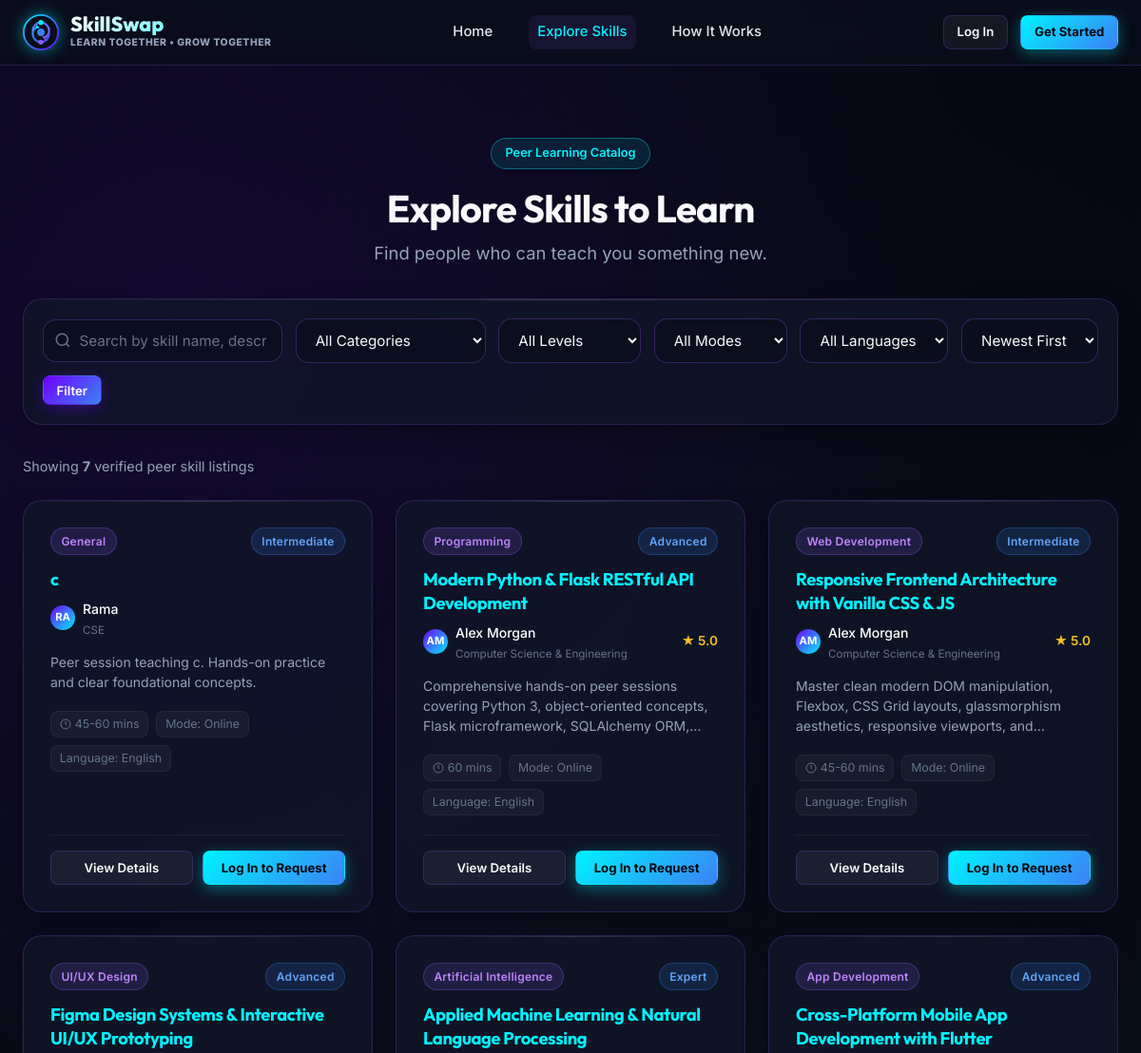
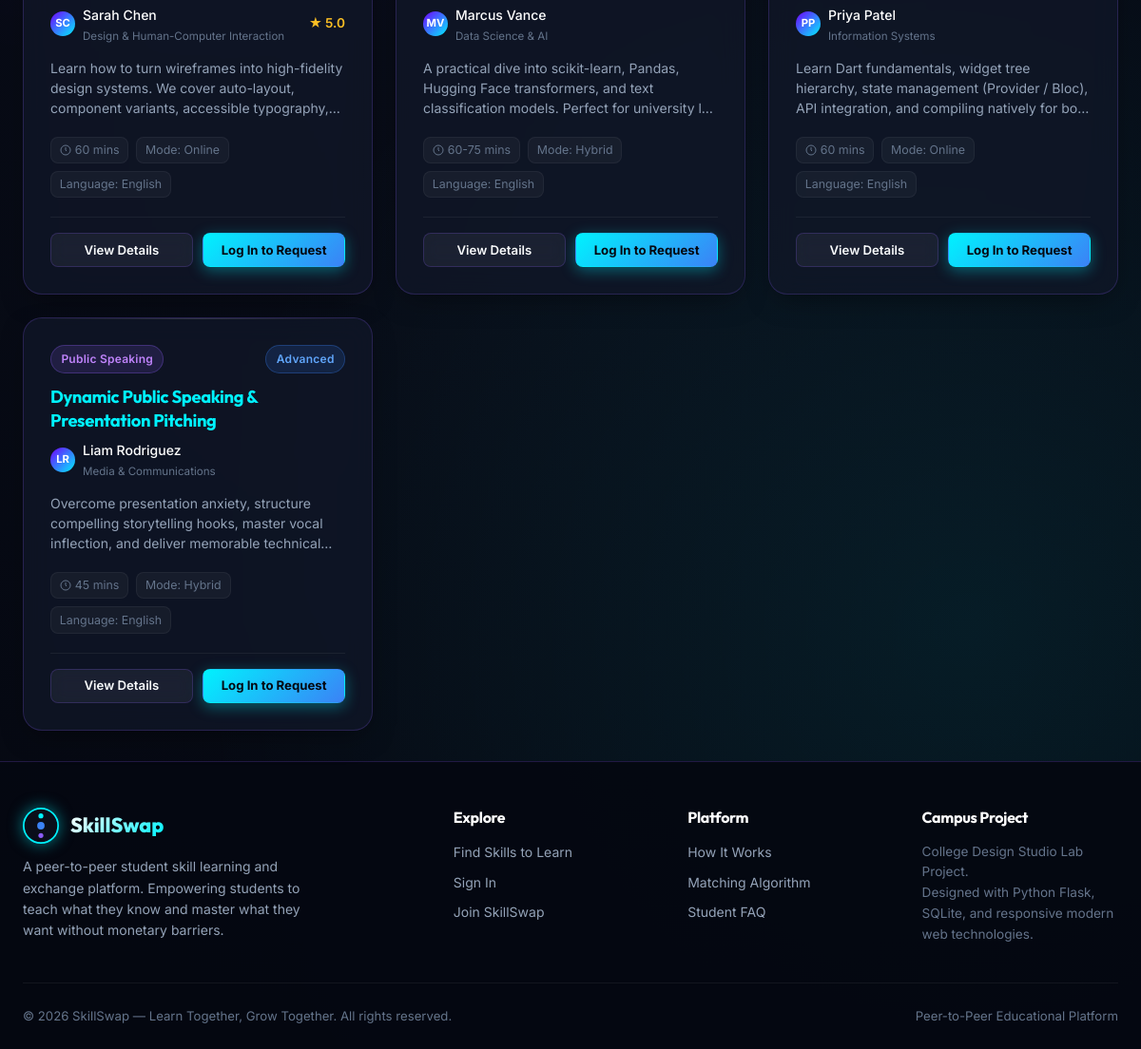
Page /learn on the committed database (2 pictures, top to bottom).
### models.py (models this page shows, shortened)
class Skill(db.Model):
    __tablename__ = 'skills'
    id = db.Column(db.Integer, primary_key=True)
    user_id = db.Column(db.Integer, db.ForeignKey('users.id'), nullable=False, index=True)
    title = db.Column(db.String(120), nullable=False)
    category = db.Column(db.String(60), nullable=False, index=True)
    description = db.Column(db.Text, nullable=False)
    experience_level = db.Column(db.String(50), nullable=False, default='Intermediate')  # Beginner, Intermediate, Advanced, Expert
    teaching_language = db.Column(db.String(50), default='English')
    learning_mode = db.Column(db.String(50), default='Online')  # Online, In-Person, Hybrid
    session_duration = db.Column(db.String(50), default='45-60 mins')
    available_days = db.Column(db.String(120), default='Weekdays')
    available_times = db.Column(db.String(120), default='Evenings')
    resources = db.Column(db.Text, default='Course notes, code templates, practice exercises')
    outcomes = db.Column(db.Text, default='Build a portfolio project and gain conceptual mastery')
    status = db.Column(db.String(20), default='active', index=True)  # active, paused
    created_at = db.Column(db.DateTime, default=get_utc_now)
    requests_as_teach = db.relationship('ExchangeRequest', backref='teach_skill', foreign_keys='ExchangeRequest.teach_skill_id', lazy='dynamic')
    requests_as_learn = db.relationship('ExchangeRequest', backref='learn_skill', foreign_keys='ExchangeRequest.learn_skill_id', lazy='dynamic')
    @property
    def rating_summary(self):
        req_ids = [r.id for r in ExchangeRequest.query.filter_by(learn_skill_id=self.id, status='completed').all()]
        if not req_ids:
            return self.teacher.average_rating
        skill_reviews = Review.query.filter(Review.exchange_request_id.in_(req_ids)).all()
        if not skill_reviews:
            return self.teacher.average_rating
        return round(sum(r.rating for r in skill_reviews) / len(skill_reviews), 1)

class User(db.Model):
    __tablename__ = 'users'
    id = db.Column(db.Integer, primary_key=True)
    full_name = db.Column(db.String(100), nullable=False)
    username = db.Column(db.String(50), unique=True, nullable=False, index=True)
    email = db.Column(db.String(120), unique=True, nullable=False, index=True)
    password_hash = db.Column(db.String(255), nullable=False)
    institution = db.Column(db.String(150), default='University Campus')
    department = db.Column(db.String(100), default='Computer Science')
    biography = db.Column(db.Text, default='Passionate learner and peer mentor.')
    profile_image = db.Column(db.String(255), default='avatar_default')
    preferred_mode = db.Column(db.String(50), default='Online')  # Online, In-Person, Hybrid
    preferred_language = db.Column(db.String(50), default='English')
    availability_days = db.Column(db.String(100), default='Monday, Wednesday, Friday')
    availability_times = db.Column(db.String(100), default='Evening (5 PM - 8 PM)')
    notify_email = db.Column(db.Boolean, default=True)
    notify_requests = db.Column(db.Boolean, default=True)
    profile_visibility = db.Column(db.String(20), default='public')
    created_at = db.Column(db.DateTime, default=get_utc_now)
    skills_taught = db.relationship('Skill', backref='teacher', cascade="all, delete-orphan", foreign_keys='Skill.user_id', lazy='dynamic')
    learning_interests = db.relationship('LearningInterest', backref='user', cascade="all, delete-orphan", lazy='dynamic')
    sent_requests = db.relationship('ExchangeRequest', backref='sender', foreign_keys='ExchangeRequest.sender_id', lazy='dynamic')
    received_requests = db.relationship('ExchangeRequest', backref='recipient', foreign_keys='ExchangeRequest.recipient_id', lazy='dynamic')
    reviews_given = db.relationship('Review', backref='reviewer', foreign_keys='Review.reviewer_id', lazy='dynamic')
    reviews_received = db.relationship('Review', backref='reviewed_user', foreign_keys='Review.reviewed_user_id', lazy='dynamic')
    @property
    def initials(self):
        parts = self.full_name.strip().split()
        if len(parts) >= 2:
            return f"{parts[0][0]}{parts[-1][0]}".upper()
        elif len(parts) == 1 and len(parts[0]) > 0:
            return parts[0][:2].upper()
        return "SS"
    @property
    def average_rating(self):
        reviews = list(self.reviews_received)
        if not reviews:
            return None
        return round(sum(r.rating for r in reviews) / len(reviews), 1)

class Review(db.Model):
    __tablename__ = 'reviews'
    id = db.Column(db.Integer, primary_key=True)
    exchange_request_id = db.Column(db.Integer, db.ForeignKey('exchange_requests.id'), nullable=False, index=True)
    reviewer_id = db.Column(db.Integer, db.ForeignKey('users.id'), nullable=False, index=True)
    reviewed_user_id = db.Column(db.Integer, db.ForeignKey('users.id'), nullable=False, index=True)
    rating = db.Column(db.Integer, nullable=False)  # 1 to 5
    comment = db.Column(db.Text, nullable=False)
    created_at = db.Column(db.DateTime, default=get_utc_now)

### app.py (the view, shortened to what this page needs)
@app.route('/learn')
def learn():
    query = Skill.query.filter_by(status='active')
    current_uid = session.get('user_id')
    if current_uid:
        query = query.filter(Skill.user_id != current_uid)
    search = request.args.get('search', '').strip()
    category = request.args.get('category', '').strip()
    level = request.args.get('level', '').strip()
    mode = request.args.get('mode', '').strip()
    language = request.args.get('language', '').strip()
    sort = request.args.get('sort', 'newest')
    if category and category != 'All':
        query = query.filter(Skill.category == category)
    if level and level != 'All':
        query = query.filter(Skill.experience_level == level)
    if mode and mode != 'All':
        query = query.filter(Skill.learning_mode == mode)
    if language and language != 'All':
        query = query.filter(Skill.teaching_language == language)
    if sort == 'newest':
        query = query.order_by(Skill.created_at.desc())
    elif sort == 'oldest':
        query = query.order_by(Skill.created_at.asc())
    elif sort == 'title':
        query = query.order_by(Skill.title.asc())
    skills = query.all()
    categories = [
        "All", "Programming", "Web Development", "App Development",
        "Data Science", "Artificial Intelligence", "UI/UX Design",
        "Graphic Design", "Video Editing", "Communication",
        "Public Speaking", "Languages", "Mathematics", "Business", "Other"
    ]
    return render_template(
        'learn.html',
        skills=skills,
        categories=categories,
        current_search=search,
        current_category=category,
        current_level=level,
        current_mode=mode,
        current_language=language,
        current_sort=sort,
        total_count=len(skills)
    )

### templates/learn.html (shortened to what this page needs)
{% extends "base.html" %}
{% block content %}
<div class="container">
  <div style="margin-bottom: 2rem; text-align: center;">
    <div style="display: inline-flex; align-items: center; gap: 0.5rem; background: rgba(0, 242, 254, 0.1); border: 1px solid var(--border-glass-bright); padding: 0.35rem 0.9rem; border-radius: var(--radius-full); margin-bottom: 1rem;">
      <span style="color: var(--cyan-highlight); font-size: 0.8rem; font-weight: 600;">Peer Learning Catalog</span>
    </div>
    <h1 style="font-size: 2.5rem; margin-bottom: 0.5rem;">Explore Skills to Learn</h1>
    <p class="lead-text" style="margin: 0 auto;">Find people who can teach you something new.</p>
  </div>
  <div class="glass-card filter-toolbar">
    <form action="{{ url_for('learn') }}" method="GET" id="learn-filter-form">
      <div class="filter-row">
        <div class="search-input-wrapper">
          <svg class="search-icon" width="18" height="18" viewBox="0 0 24 24" fill="none" stroke="currentColor" stroke-width="2"><circle cx="11" cy="11" r="8"></circle><line x1="21" y1="21" x2="16.65" y2="16.65"></line></svg>
          <input
            type="text"
            name="search"
            class="form-control search-input"
            placeholder="Search by skill name, description, or teacher..."
            value="{{ current_search }}"
          >
        </div>
        <div style="min-width: 170px;">
          <select name="category" class="form-control auto-filter-select">
            <option value="">All Categories</option>
          </select>
        </div>
        <div style="min-width: 150px;">
          <select name="level" class="form-control auto-filter-select">
            <option value="">All Levels</option>
          </select>
        </div>
        <div style="min-width: 140px;">
          <select name="mode" class="form-control auto-filter-select">
            <option value="">All Modes</option>
          </select>
        </div>
        <div style="min-width: 130px;">
          <select name="language" class="form-control auto-filter-select">
            <option value="">All Languages</option>
          </select>
        </div>
        <div style="min-width: 140px;">
          <select name="sort" class="form-control auto-filter-select">
            <option value="newest" {% if current_sort == 'newest' %}selected{% endif %}>Newest First</option>
          </select>
        </div>
        <button type="submit" class="btn btn-primary btn-sm">Filter</button>
      </div>
    </form>
  </div>
  <div style="margin-bottom: 1.5rem; display: flex; justify-content: space-between; align-items: center;">
    <span style="font-size: 0.9rem; color: var(--text-muted);">
      Showing <strong>{{ total_count }}</strong> verified peer skill listings
    </span>
  </div>
  {% if skills %}
    <div class="skills-grid">
      {% for skill in skills %}
        <div class="glass-card glass-card-hover skill-card">
          <div class="skill-card-header">
            <span class="badge badge-category">{{ skill.category }}</span>
            <span class="badge badge-level">{{ skill.experience_level }}</span>
          </div>
          <h2 class="skill-title">
            <a href="{{ url_for('skill_details', skill_id=skill.id) }}">{{ skill.title }}</a>
          </h2>
          <div class="skill-teacher-meta">
            <div class="teacher-avatar-mini">{{ skill.teacher.initials }}</div>
            <div>
              <a href="{{ url_for('public_profile', username=skill.teacher.username) }}" style="font-size: 0.875rem; color: #fff; font-weight: 500;">
                {{ skill.teacher.full_name }}
              </a>
              <div style="font-size: 0.725rem; color: var(--text-dim);">{{ skill.teacher.department }}</div>
            </div>
            {% if skill.rating_summary %}
              <div style="margin-left: auto; display: flex; align-items: center; gap: 3px; font-size: 0.85rem; color: #FBBF24; font-weight: 600;">
                <span>★</span>
                <span>{{ skill.rating_summary }}</span>
              </div>
            {% endif %}
          </div>
          <p class="skill-desc">{{ skill.description }}</p>
          <div class="skill-meta-tags">
            <span class="skill-meta-item">
              <svg width="12" height="12" viewBox="0 0 24 24" fill="none" stroke="currentColor" stroke-width="2"><circle cx="12" cy="12" r="10"></circle><polyline points="12 6 12 12 14 14"></polyline></svg>
              {{ skill.session_duration }}
            </span>
            <span class="skill-meta-item">Mode: {{ skill.learning_mode }}</span>
            <span class="skill-meta-item">Language: {{ skill.teaching_language }}</span>
          </div>
          <div class="skill-card-actions">
            <a href="{{ url_for('skill_details', skill_id=skill.id) }}" class="btn btn-secondary btn-sm" style="flex: 1;">
              View Details
            </a>
            {% if current_user %}
              {% if current_user.id != skill.user_id %}
                <button
                  type="button"
                  class="btn btn-cyan btn-sm open-learn-request-btn"
                  data-skill-id="{{ skill.id }}"
                  data-skill-title="{{ skill.title }}"
                  data-teacher-name="{{ skill.teacher.full_name }}"
                  style="flex: 1;"
                >
                  Request to Learn
                </button>
              {% else %}
                <span class="badge badge-accepted" style="flex: 1; justify-content: center; padding: 0.4rem;">Your Listing</span>
              {% endif %}
            {% else %}
              <a href="{{ url_for('login', next=url_for('learn')) }}" class="btn btn-cyan btn-sm" style="flex: 1;">
                Log In to Request
              </a>
            {% endif %}
          </div>
        </div>
      {% endfor %}
    </div>
  {% endif %}
</div>
{% endblock %}

### rows in the picture
Skill: category "General", experience_level "Intermediate", title "c", teacher.initials "RA", teacher.full_name "Rama", teacher.department "CSE", description "Peer session teaching c. Hands-on practice and clear foundational concepts.", session_duration "45-60 mins", learning_mode "Online", teaching_language "English"
Skill: category "Programming", experience_level "Advanced", title "Modern Python & Flask RESTful API Development", teacher.initials "AM", teacher.full_name "Alex Morgan", teacher.department "Computer Science & Engineering", rating_summary "5.0", description "Comprehensive hands-on peer sessions covering Python 3, object-oriented concepts, Flask microframework, SQLAlchemy…", session_duration "60 mins", learning_mode "Online", teaching_language "English"
Skill: category "Web Development", experience_level "Intermediate", title "Responsive Frontend Architecture with Vanilla CSS & JS", teacher.initials "AM", teacher.full_name "Alex Morgan", teacher.department "Computer Science & Engineering", rating_summary "5.0", description "Master clean modern DOM manipulation, Flexbox, CSS Grid layouts, glassmorphism aesthetics, responsive viewports,…", session_duration "45-60 mins", learning_mode "Online", teaching_language "English"
Skill: category "UI/UX Design", experience_level "Advanced", title "Figma Design Systems & Interactive UI/UX Prototyping", teacher.initials "SC", teacher.full_name "Sarah Chen", teacher.department "Design & Human-Computer Interaction", rating_summary "5.0", description "Learn how to turn wireframes into high-fidelity design systems. We cover auto-layout, component variants, accessible…", session_duration "60 mins", learning_mode "Online", teaching_language "English"
Skill: category "Artificial Intelligence", experience_level "Expert", title "Applied Machine Learning & Natural Language Processing", teacher.initials "MV", teacher.full_name "Marcus Vance", teacher.department "Data Science & AI", description "A practical dive into scikit-learn, Pandas, Hugging Face transformers, and text classification models. Perfect for university…", session_duration "60-75 mins", learning_mode "Hybrid", teaching_language "English"
Skill: category "App Development", experience_level "Advanced", title "Cross-Platform Mobile App Development with Flutter", teacher.initials "PP", teacher.full_name "Priya Patel", teacher.department "Information Systems", description "Learn Dart fundamentals, widget tree hierarchy, state management (Provider / Bloc), API integration, and compiling natively for…", session_duration "60 mins", learning_mode "Online", teaching_language "English"
Skill: category "Public Speaking", experience_level "Advanced", title "Dynamic Public Speaking & Presentation Pitching", teacher.initials "LR", teacher.full_name "Liam Rodriguez", teacher.department "Media & Communications", description "Overcome presentation anxiety, structure compelling storytelling hooks, master vocal inflection, and deliver memorable…", session_duration "45 mins", learning_mode "Hybrid", teaching_language "English"

### other values in the picture
{{ total_count }} "7"
